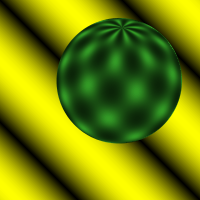
%> input picture 3-assignment/assets/sphere1.ppm, 200 x 200 px; the run also reads 1 picture not shown here
$ octave lucas_kanade_test.m   (GNU Octave 9; MATLAB toolbox functions it lacks are replaced by stand-ins)
%> lines starting %> are read from the running program, lines starting %| are printed output that depends on the picture
### 3-assignment/lucas_kanade.m
function [ u, v ] = lucas_kanade( imfull1, imfull2, regions_size, show_loops, quiver_scale, keypoints )
%LUCAS_KANADE Compute optical flow using Lucas-Kanade method

%% Load frames
if size(imfull1, 3) ~= 1
    isrgb = true;
    im1 = im2double(rgb2gray(imfull1));
    im2 = im2double(rgb2gray(imfull2));
else
    isrgb = false;
    im1 = im2double(imfull1);
    im2 = im2double(imfull2);
end

[nrows, ncols] = size(im1);
imsize = [nrows, ncols];

%% Create kernels
kernel_length = 5;
sigma = 1;

kernel_x = gaussian(sigma, kernel_length);
kernel_y = kernel_x';
kernel_t = 0.5 * ones(size(kernel_x));


%% Compute image derivatives
Ix_full = gaussian_der(im1, kernel_x, sigma, 'x') + gaussian_der(im2, kernel_x, sigma, 'x');
Iy_full = gaussian_der(im1, kernel_y, sigma, 'y') + gaussian_der(im2, kernel_y, sigma, 'y');
It_full = conv2(im1, kernel_t, 'same') - conv2(im2, kernel_t, 'same');


%% Apply Lucas-Kanade method
half_regions_size = (regions_size-1) / 2;
if ~exist('keypoints', 'var')
    u = zeros(ceil(imsize / regions_size));
    v = zeros(ceil(imsize / regions_size));
    % Loop over the non-overlapping regions
    for y = 1+half_regions_size:regions_size:nrows-half_regions_size;
        for x = 1+half_regions_size:regions_size:ncols-half_regions_size;
            U = solve_region(y, x, half_regions_size, Ix_full, Iy_full, It_full);

            u(y, x) = U(1);
            v(y, x) = U(2);
        end
    end
else
    u = zeros(size(keypoints, 1), 1);
    v = zeros(size(keypoints, 1), 1);
    % Loop over the keypoints
    for k = 1:size(keypoints, 1)
        y = keypoints(k, 1);
        x = keypoints(k, 2);

        U = solve_region(y, x, half_regions_size, Ix_full, Iy_full, It_full);

        % Keypoints are yx-based, so U(1) contains x values (is the motion
        % vector x component). Same thing holds for U(2), y and u
        v(k) = U(1);
        u(k) = U(2);
    end
end


%% Show results
% Animate two frames with optic flow
if show_loops > 0
    figure
    if ~isrgb
        colormap gray
    end
    for i = 1:show_loops;
        imagesc(imfull1), hold on
        quiver(u, v, quiver_scale )
        title('First frame'), hold off
        drawnow, pause(.5)

        imagesc(imfull2), hold on
        quiver(u, v, quiver_scale )
        title('Second frame'), hold off
        drawnow, pause(.5)
    end
end


end


% [16 lines left out: function solve_region, not called in this run]

### 3-assignment/gaussian_der.m
function [ im_out ] = gaussian_der (im , G, sigma, orientation)

kernel_length = length(G);
siz = (kernel_length-1) / 2;
x = -siz:siz;

% Determine the orientation of the derivative
if strcmp(orientation, 'x')
    Gd = (x.* G) / (sigma^2);
elseif strcmp(orientation, 'y')
    Gd = (x'.* G) / (sigma^2);
else
    error('Not a valid orientation!')
end

% Get image channels
[~, ~, size_c] = size(im);

% Apply 2D kernel to image
im_out = zeros(size(im));
for i=1:size_c;
    im_out(:,:,i) = conv2(im(:,:,i), Gd, 'same');
end

end

### 3-assignment/gaussian.m
function G = gaussian( sigma, kernel_length )
%GAUSSIAN Implements a 1D Gaussian filter

if mod(kernel_length, 2) == 0
    error('kernel_length should be an odd number')
end

siz = (kernel_length-1) / 2;

x = -siz:siz;
G = (1 / (sigma * sqrt(2*pi)) * exp(-(x.*x) / (2 * sigma^2)));

end

### 3-assignment/lucas_kanade_test.m
clear, close all


regions_size = 15;
quiver_scale = 10;
show_loops = 5;

impath1 = 'assets/sphere1.ppm';
impath2 = 'assets/sphere2.ppm';

% [8 lines of commented-out code are left out]

im1 = imread(impath1);
%> im1 is the input picture: size 200x200x3 uint8; mean R, G, B 117.1, 134, 5.8
im2 = imread(impath2);
[u, v] = lucas_kanade(im1, im2, regions_size, show_loops, quiver_scale);
%> in lucas_kanade, `im2 = im2double(rgb2gray(imfull2));`:
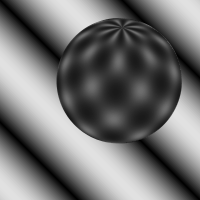
%> im2: size 200x200 double; min 0, max 0.882, mean 0.449
%> after the loop in gaussian_der, `for i=1:size_c;`:
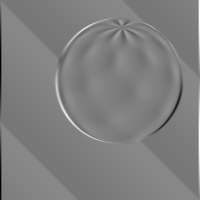
%> im_out: size 200x200 double; min -0.309, max 0.309, mean -3.11e-19; drawn with min black and max white
%> call 3 of gaussian_der, with G = [0.054; 0.242; 0.399; 0.242; 0.054], sigma = 1, orientation = 'y'
%> after the loop in gaussian_der (call 3), `for i=1:size_c;`:
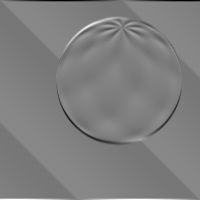
%> im_out: size 200x200 double; min -0.309, max 0.309, mean 3.55e-19; drawn with min black and max white
%> in lucas_kanade, `It_full = conv2(im1, kernel_t, 'same') - conv2(im2, kernel_t, 'same');`:
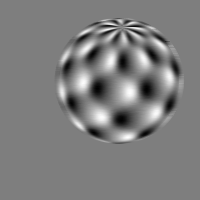
%> It_full: size 200x200 double; min -0.253, max 0.257, mean -0.000137; drawn with min black and max white
%> the loop in lucas_kanade, `for i = 1:show_loops;` made 5 passes
%> pass 1, in lucas_kanade, `title('First frame')`:
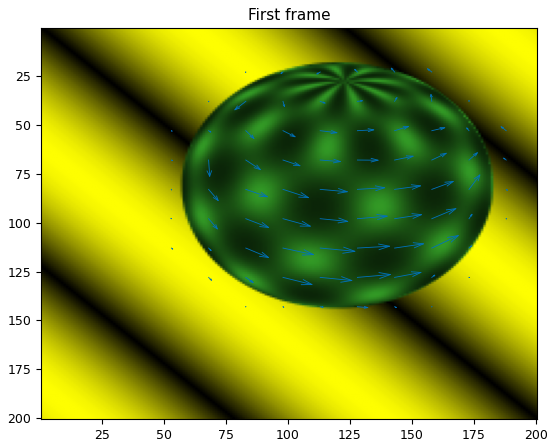
%> figure redrawn from the program's plot data
%> pass 1, in lucas_kanade, `title('Second frame')`:
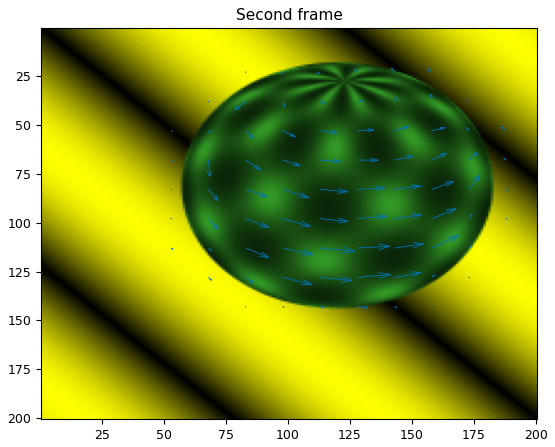
%> figure redrawn from the program's plot data

% Plot frames side by side
figure
subplot 121, imagesc(im1), hold on
quiver(u, v, quiver_scale)
title('First frame'), hold off
subplot 122, imagesc(im2), hold on
quiver(u, v, quiver_scale)
title('Second frame'), hold off
%> after `title('Second frame')`:
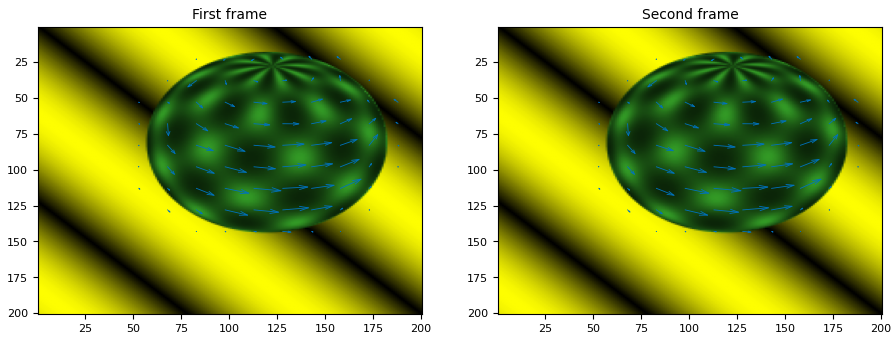
%> figure redrawn from the program's plot data, 2 panels
